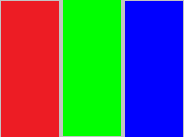
#> input picture python/img/BGR.png, 184 x 137 px
$ python main.py
#> lines starting #> are read from the running program, lines starting #| are printed output that depends on the picture

import cv2
import numpy as np

img = cv2.imread("./img/BGR.png")
#> img is the input picture: shape (137, 184, 3); mean B, G, R 103, 100.5, 86.1

b = img[:,:,0]
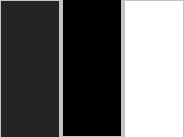
#> b: shape (137, 184); min 0, max 255, mean 103
g = img[:,:,1]
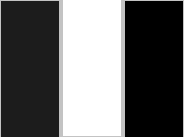
#> g: shape (137, 184); min 0, max 255, mean 100.5
r = img[:,:,2]
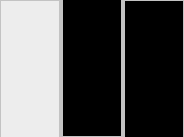
#> r: shape (137, 184); min 0, max 237, mean 86.1

size = img.shape[:2]
#> size = (137, 184)
zeros = np.zeros(size, dtype=np.uint8)

# [20 lines of commented-out code are left out]

cv2.waitKey()
cv2.destroyAllWindows()
